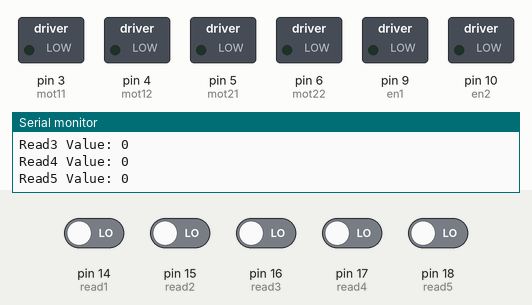
A sketch run on a simulated Arduino Uno, built with avr-gcc and run on an emulated ATmega328P. Shown: switched loads named in the sketch (green lamp = pin HIGH), the last lines printed to the serial monitor. The inputs (shaded band) are chosen by the test bench; at power-on: pin 14 (read1), pin 15 (read2), pin 16 (read3), pin 17 (read4), pin 18 (read5) LOW.

Above: at 1.2 s.
1.3 s: pin 14 (read1) driven HIGH
4.3 s: pin 15 (read2) driven HIGH
At 4.8 s:
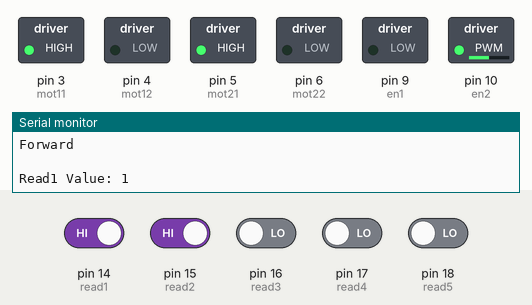
6.0 s: pin 16 (read3) driven HIGH
At 7.0 s:
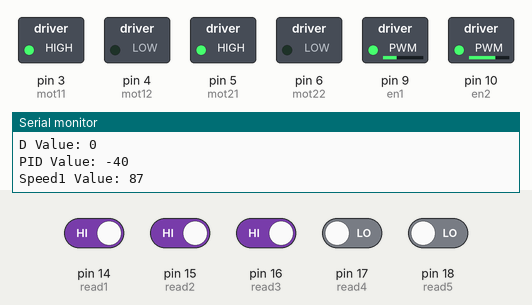
8.0 s: pin 17 (read4) driven HIGH
At 8.33 s:
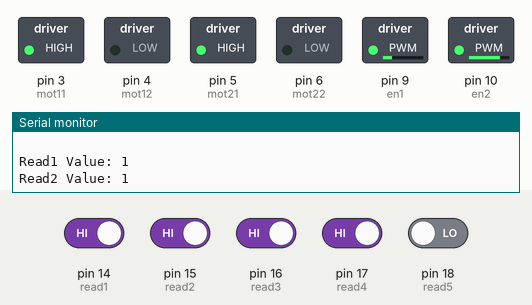
9.9 s: pin 18 (read5) driven HIGH
At 10.5 s:
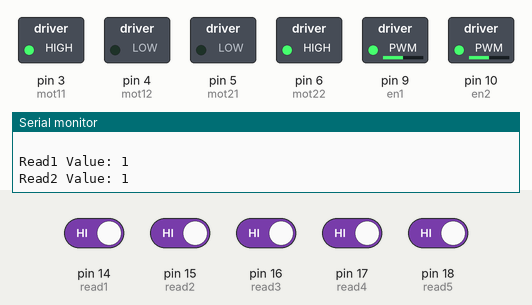
11.5 s: pin 16 (read3) driven LOW
At 12.8 s:
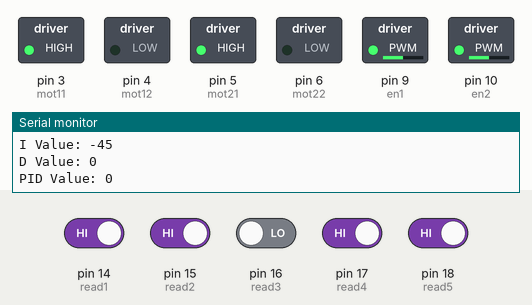
Timing chart, 0 to 14.2 s (numbered marks = the images above; inputs shaded):
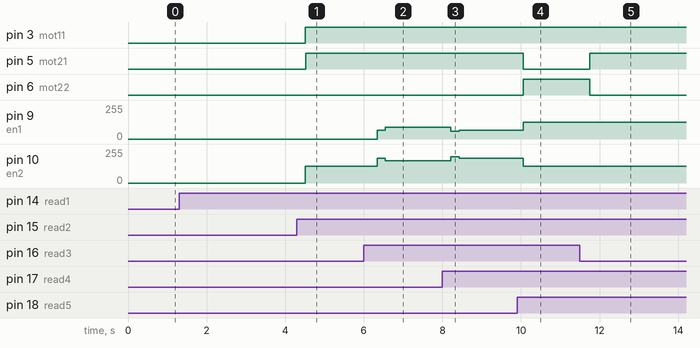

Measured:
- after the input at 4.3 s, pin 3 (mot11), pin 5 (mot21): LOW → HIGH after 0.22 s; pin 10 (en2): 0/255 → 127/255 after 0.22 s
- after the input at 6.0 s, pin 9 (en1): 0/255 → 67/255 after 0.34 s, → 87/255 0.21 s later; pin 10 (en2): 127/255 → 187/255 after 0.34 s, → 167/255 0.21 s later
- after the input at 8.0 s, pin 9 (en1): 87/255 → 57/255 after 0.22 s, → 67/255 0.21 s later; pin 10 (en2): 167/255 → 197/255 after 0.22 s, → 187/255 0.21 s later
- after the input at 9.9 s, pin 5 (mot21): HIGH → LOW after 0.16 s; pin 6 (mot22): LOW → HIGH after 0.16 s; pin 9 (en1): 67/255 → 127/255 after 0.16 s; pin 10 (en2): 187/255 → 127/255 after 0.16 s
- after the input at 11.5 s, pin 5 (mot21): LOW → HIGH after 0.25 s; pin 6 (mot22): HIGH → LOW after 0.25 s

The sketch:

Line_Follower_with_PID_and_PWM.ino
```cpp
int mot11 = 3;
int mot12 = 4;
int mot21 = 5;
int mot22 = 6;
int en1 = 9;
int en2 = 10;
int spd1, spd2;
int read1 = 14;
int read2 = 15;
int read3 = 16;
int read4 = 17;
int read5 = 18;
int sensor[5] = {0, 0, 0, 0, 0};
int error, P, I, D, preverror, PIDvalue;
int Kp = 20;
int Ki = 0;
int Kd = 10;

void setup() {
  Serial.begin(9600);
  pinMode(mot11, OUTPUT);
  pinMode(mot12, OUTPUT);
  pinMode(mot22, OUTPUT);
  pinMode(mot21, OUTPUT);
  pinMode(en1, OUTPUT);
  pinMode(en2, OUTPUT);
  pinMode(read1, INPUT);
  pinMode(read2, INPUT);
  pinMode(read3, INPUT);
  pinMode(read4, INPUT);
  pinMode(read5, INPUT);
}

void forward(){
  Serial.print("Speed1 Value: ");
  Serial.println(spd1);
  Serial.print("Speed2 Value: ");
    Serial.println(spd2);
  analogWrite(en1, spd1);
  analogWrite(en2, spd2);
  digitalWrite(mot11, HIGH);
  digitalWrite(mot12, LOW);
  digitalWrite(mot21, HIGH);
  digitalWrite(mot22, LOW);
  Serial.println("Forward");
}

void stay(){
  digitalWrite(mot11, LOW);
  digitalWrite(mot12, LOW);
  digitalWrite(mot21, LOW);
  digitalWrite(mot22, LOW);
  Serial.println("Stop");
}

void uturn(){
  analogWrite(en1, 127.5);
  analogWrite(en2, 127.5);
  digitalWrite(mot11, HIGH);
  digitalWrite(mot12, LOW);
  digitalWrite(mot22, HIGH);
  digitalWrite(mot21, LOW);
  Serial.println("U Turn");
}

void readsensor(){
  sensor[0] = digitalRead(read1);
  sensor[1] = digitalRead(read2);
  sensor[2] = digitalRead(read3);
  sensor[3] = digitalRead(read4);
  sensor[4] = digitalRead(read5);
  Serial.print("Read1 Value: ");
  Serial.println(sensor[0]);
  Serial.print("Read2 Value: ");
  Serial.println(sensor[1]);
  Serial.print("Read3 Value: ");
  Serial.println(sensor[2]);
  Serial.print("Read4 Value: ");
  Serial.println(sensor[3]);
  Serial.print("Read5 Value: ");
  Serial.println(sensor[4]);
  calerror();
}

void calerror(){
  if(sensor[0] == 1 && sensor[1] == 1 && sensor[2] == 0 && sensor[3] == 1 && sensor[4] == 1){ //Array 11011 is no error
    error = 0;
  }
  else if(sensor[0] == 1 && sensor[1] == 0 && sensor[2] == 0 && sensor[3] == 1 && sensor[4] == 1){ //Array 10011 is 1 error
    error = 1;
  }
  else if(sensor[0] == 1 && sensor[1] == 1 && sensor[2] == 0 && sensor[3] == 0 && sensor[4] == 1){ //Array 11001 is -1 error
    error = -1;
  }
  else if(sensor[0] == 0 && sensor[1] == 0 && sensor[2] == 1 && sensor[3] == 1 && sensor[4] == 1){ //Array 00111 is 2 error
    error = 2;
  }
  else if(sensor[0] == 1 && sensor[1] == 1 && sensor[2] == 1 && sensor[3] == 0 && sensor[4] == 0){ //Array 11100 is -2 error
    error = -2;
  }
  else if(sensor[0] == 1 && sensor[1] == 1 && sensor[2] == 1 && sensor[3] == 1 && sensor[4] == 0){ //Array 11110 is -3 error
    error = -3;
  }
  else if(sensor[0] == 0 && sensor[1] == 1 && sensor[2] == 1 && sensor[3] == 1 && sensor[4] == 1){ //Array 01111 is 3 error
    error = 3;
  }
  else {
    error = 0;
  }
  P = error;
  I = error + I;
  D = error - preverror;
  Serial.print("Error Value: ");
  Serial.println(error);
  Serial.print("P Value: ");
  Serial.println(P);
  Serial.print("I Value: ");
  Serial.println(I);
  Serial.print("D Value: ");
  Serial.println(D);
}

void PIDValue(){
  PIDvalue = (Kp*P) + (Ki*I) + (Kd*D);
  preverror = error;
  Serial.print("PID Value: ");
  Serial.println(PIDvalue);
}

void motorcontrol(){
  if(sensor[0] == 1 && sensor[1] == 1 && sensor[2] == 0 && sensor[3] == 1 && sensor[4] == 1){ //Array 11011 is no error
    spd1 = 127.5;
    spd2 = 127.5;
    forward();
  }
  else if(sensor[0] == 1 && sensor[1] == 1 && sensor[2] == 1  && sensor[3] == 1 && sensor[4] == 1){ //Array 11111 is U Turn
    spd1 = 127.5;
    spd2 = 127.5;
    uturn();
  }
  else if(sensor[0] == 0 && sensor[1] == 0 && sensor[2] == 0 && sensor[3] == 0 && sensor[4] == 0){ //Array 00000 is stop
    stay();
  }
  else if(sensor[0] == 1 && sensor[1] == 1 && sensor[2] == 0 && sensor[3] == 0 && sensor[4] == 0){ //Array 11000 is 90 degree right
    spd2 = 127.5;
    spd1 = 0;
    forward();
  }
  else if(sensor[0] == 0 && sensor[1] == 0 && sensor[2] == 0 && sensor[3] == 1 && sensor[4] == 1){ //Array 00011 is 90 degree left;
    spd1 = 127.5;
    spd2 = 0;
    forward();
  }
  else if (error != 0){
    spd1 = 127.5 + PIDvalue;
    spd2 = 127.5 - PIDvalue;
    forward();
  }
}

void loop() {
  readsensor();
  PIDValue();
  motorcontrol();
  Serial.println(" ");
}
```
